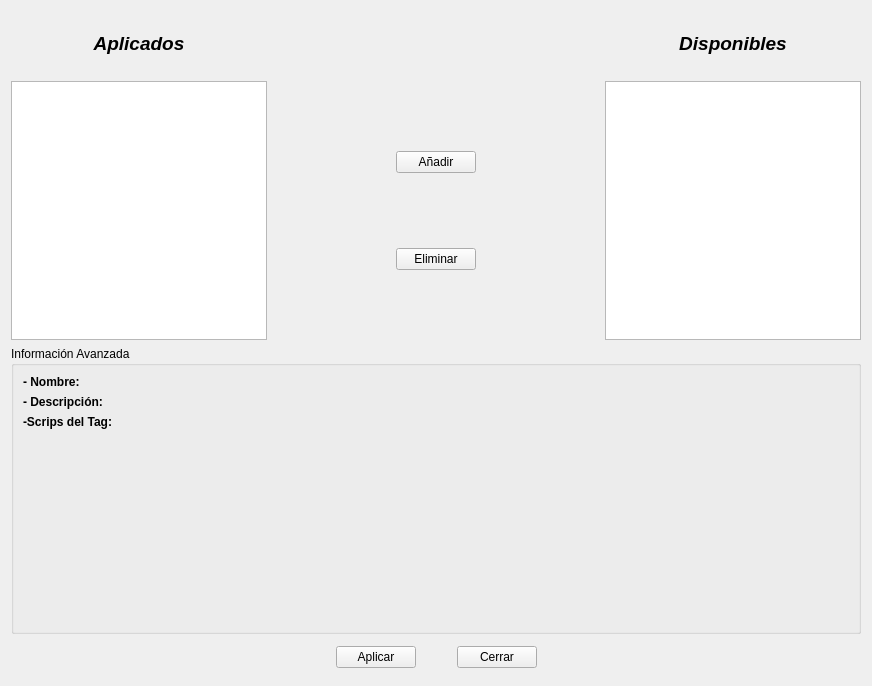
<?xml version="1.0" encoding="UTF-8"?>
<ui version="4.0">
 <class>Form</class>
 <widget class="QWidget" name="Form">
  <property name="geometry">
   <rect>
    <x>0</x>
    <y>0</y>
    <width>872</width>
    <height>686</height>
   </rect>
  </property>
  <property name="windowTitle">
   <string>Gestionar Script</string>
  </property>
  <layout class="QVBoxLayout" name="verticalLayout_2">
   <item>
    <layout class="QGridLayout" name="gridLayout">
     <item row="0" column="4">
      <widget class="QLabel" name="label_4">
       <property name="font">
        <font>
         <pointsize>14</pointsize>
         <weight>75</weight>
         <italic>true</italic>
         <bold>true</bold>
        </font>
       </property>
       <property name="text">
        <string>Disponibles</string>
       </property>
       <property name="alignment">
        <set>Qt::AlignCenter</set>
       </property>
      </widget>
     </item>
     <item row="3" column="1">
      <spacer name="horizontalSpacer">
       <property name="orientation">
        <enum>Qt::Horizontal</enum>
       </property>
       <property name="sizeHint" stdset="0">
        <size>
         <width>40</width>
         <height>20</height>
        </size>
       </property>
      </spacer>
     </item>
     <item row="3" column="3">
      <spacer name="horizontalSpacer_2">
       <property name="orientation">
        <enum>Qt::Horizontal</enum>
       </property>
       <property name="sizeHint" stdset="0">
        <size>
         <width>40</width>
         <height>20</height>
        </size>
       </property>
      </spacer>
     </item>
     <item row="1" column="0" rowspan="5">
      <widget class="QListWidget" name="listAplicados">
       <property name="toolTip">
        <string>Scripts aplicados en el grupo o que se desean aplicar.</string>
       </property>
       <property name="whatsThis">
        <string>En ésta lista se muestran los Scripts/Tags que se desean aplicar al grupo. Los Tags son representados por una estrella mientras que los Scripts son representados con una almohadilla.</string>
       </property>
      </widget>
     </item>
     <item row="1" column="4" rowspan="5">
      <widget class="QListWidget" name="listDisponibles">
       <property name="toolTip">
        <string>Scripts disponibles para el usuario.</string>
       </property>
       <property name="whatsThis">
        <string>En ésta lista, se contienen todos los Scripts/Tags que posee el usuario para poder insertar en el grupo. Los Tags y los scripts son diferenciados por dos iconos. Un Tag contiene una estrella de favorito mientras un Script contiene una almohadilla.</string>
       </property>
      </widget>
     </item>
     <item row="0" column="0">
      <widget class="QLabel" name="label_3">
       <property name="font">
        <font>
         <pointsize>14</pointsize>
         <weight>75</weight>
         <italic>true</italic>
         <bold>true</bold>
         <underline>false</underline>
         <strikeout>false</strikeout>
        </font>
       </property>
       <property name="text">
        <string>Aplicados</string>
       </property>
       <property name="alignment">
        <set>Qt::AlignCenter</set>
       </property>
      </widget>
     </item>
     <item row="4" column="2">
      <widget class="QPushButton" name="bEliminar">
       <property name="toolTip">
        <string>Eliminar un elemento del grupo</string>
       </property>
       <property name="text">
        <string>Eliminar</string>
       </property>
       <property name="icon">
        <iconset>
         <normaloff>plasma-next-icons/Breeze/actions/toolbar/arrow-right.svg</normaloff>plasma-next-icons/Breeze/actions/toolbar/arrow-right.svg</iconset>
       </property>
      </widget>
     </item>
     <item row="2" column="2">
      <widget class="QPushButton" name="bAnadir">
       <property name="toolTip">
        <string>Añadir un elemento al grupo</string>
       </property>
       <property name="text">
        <string>Añadir</string>
       </property>
       <property name="icon">
        <iconset>
         <normaloff>plasma-next-icons/Breeze/actions/toolbar/arrow-left.svg</normaloff>plasma-next-icons/Breeze/actions/toolbar/arrow-left.svg</iconset>
       </property>
      </widget>
     </item>
    </layout>
   </item>
   <item>
    <layout class="QVBoxLayout" name="verticalLayout">
     <item>
      <widget class="QGroupBox" name="groupBox">
       <property name="title">
        <string>Información Avanzada</string>
       </property>
       <layout class="QFormLayout" name="formLayout">
        <item row="0" column="0">
         <widget class="QLabel" name="label_5">
          <property name="font">
           <font>
            <weight>75</weight>
            <bold>true</bold>
           </font>
          </property>
          <property name="toolTip">
           <string>Nombre del elemento seleccionado</string>
          </property>
          <property name="text">
           <string>- Nombre:</string>
          </property>
         </widget>
        </item>
        <item row="0" column="1">
         <widget class="QLabel" name="lNombre">
          <property name="text">
           <string/>
          </property>
         </widget>
        </item>
        <item row="1" column="0">
         <widget class="QLabel" name="label_7">
          <property name="font">
           <font>
            <weight>75</weight>
            <bold>true</bold>
           </font>
          </property>
          <property name="toolTip">
           <string>Descripción del elemento seleccionado.</string>
          </property>
          <property name="whatsThis">
           <string>Todo Script y Tag vienen asociados a una descripción que indican qué hacen exáctamente.</string>
          </property>
          <property name="text">
           <string>- Descripción:</string>
          </property>
         </widget>
        </item>
        <item row="1" column="1">
         <widget class="QLabel" name="lDescripcion">
          <property name="text">
           <string/>
          </property>
         </widget>
        </item>
        <item row="2" column="0">
         <widget class="QLabel" name="label">
          <property name="font">
           <font>
            <weight>75</weight>
            <bold>true</bold>
           </font>
          </property>
          <property name="toolTip">
           <string>Muestra los scripts que contiene un Tag.</string>
          </property>
          <property name="whatsThis">
           <string>Si se pulsa sobre un Tag. Ésta lista se rellenará mostrando qué scripts forman el Tag seleccionado. Si se pulsa un Script no ocurrirá nada.</string>
          </property>
          <property name="text">
           <string>-Scrips del Tag:</string>
          </property>
         </widget>
        </item>
        <item row="2" column="1">
         <widget class="QLabel" name="lScripsTag">
          <property name="text">
           <string/>
          </property>
         </widget>
        </item>
       </layout>
       <zorder>lNombre</zorder>
       <zorder>label_7</zorder>
       <zorder>lDescripcion</zorder>
       <zorder>label_5</zorder>
       <zorder>label</zorder>
       <zorder>lScripsTag</zorder>
      </widget>
     </item>
     <item>
      <layout class="QHBoxLayout" name="horizontalLayout">
       <item>
        <spacer name="horizontalSpacer_3">
         <property name="orientation">
          <enum>Qt::Horizontal</enum>
         </property>
         <property name="sizeHint" stdset="0">
          <size>
           <width>40</width>
           <height>20</height>
          </size>
         </property>
        </spacer>
       </item>
       <item>
        <widget class="QPushButton" name="bAplicar">
         <property name="toolTip">
          <string>Aplica los cambios deseados</string>
         </property>
         <property name="text">
          <string>Aplicar</string>
         </property>
         <property name="icon">
          <iconset>
           <normaloff>plasma-next-icons/Breeze/actions/toolbar/dialog-ok-apply.svg</normaloff>plasma-next-icons/Breeze/actions/toolbar/dialog-ok-apply.svg</iconset>
         </property>
        </widget>
       </item>
       <item>
        <spacer name="horizontalSpacer_5">
         <property name="orientation">
          <enum>Qt::Horizontal</enum>
         </property>
         <property name="sizeType">
          <enum>QSizePolicy::Maximum</enum>
         </property>
         <property name="sizeHint" stdset="0">
          <size>
           <width>35</width>
           <height>35</height>
          </size>
         </property>
        </spacer>
       </item>
       <item>
        <widget class="QPushButton" name="bCerrar">
         <property name="text">
          <string>Cerrar</string>
         </property>
         <property name="icon">
          <iconset>
           <normaloff>plasma-next-icons/Breeze/actions/toolbar/window-close.svg</normaloff>plasma-next-icons/Breeze/actions/toolbar/window-close.svg</iconset>
         </property>
        </widget>
       </item>
       <item>
        <spacer name="horizontalSpacer_4">
         <property name="orientation">
          <enum>Qt::Horizontal</enum>
         </property>
         <property name="sizeHint" stdset="0">
          <size>
           <width>40</width>
           <height>20</height>
          </size>
         </property>
        </spacer>
       </item>
      </layout>
     </item>
    </layout>
   </item>
  </layout>
 </widget>
 <tabstops>
  <tabstop>listAplicados</tabstop>
  <tabstop>listDisponibles</tabstop>
  <tabstop>bAnadir</tabstop>
  <tabstop>bEliminar</tabstop>
  <tabstop>bAplicar</tabstop>
  <tabstop>bCerrar</tabstop>
 </tabstops>
 <resources/>
 <connections/>
</ui>
